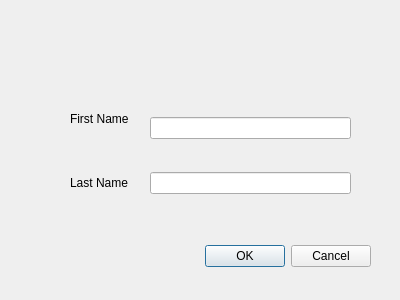
<?xml version="1.0" encoding="UTF-8"?>
<ui version="4.0">
 <class>addDbDialog</class>
 <widget class="QDialog" name="addDbDialog">
  <property name="geometry">
   <rect>
    <x>0</x>
    <y>0</y>
    <width>400</width>
    <height>300</height>
   </rect>
  </property>
  <property name="windowTitle">
   <string>Dialog</string>
  </property>
  <widget class="QDialogButtonBox" name="buttonBox">
   <property name="geometry">
    <rect>
     <x>30</x>
     <y>240</y>
     <width>341</width>
     <height>32</height>
    </rect>
   </property>
   <property name="orientation">
    <enum>Qt::Horizontal</enum>
   </property>
   <property name="standardButtons">
    <set>QDialogButtonBox::Cancel|QDialogButtonBox::Ok</set>
   </property>
  </widget>
  <widget class="QWidget" name="">
   <property name="geometry">
    <rect>
     <x>150</x>
     <y>90</y>
     <width>201</width>
     <height>131</height>
    </rect>
   </property>
   <layout class="QVBoxLayout" name="verticalLayout_2">
    <item>
     <widget class="QLineEdit" name="FNLineEdit"/>
    </item>
    <item>
     <widget class="QLineEdit" name="LNLineEdit"/>
    </item>
   </layout>
  </widget>
  <widget class="QWidget" name="">
   <property name="geometry">
    <rect>
     <x>70</x>
     <y>90</y>
     <width>68</width>
     <height>121</height>
    </rect>
   </property>
   <layout class="QVBoxLayout" name="verticalLayout">
    <item>
     <widget class="QLabel" name="FNLabel">
      <property name="text">
       <string>First Name</string>
      </property>
     </widget>
    </item>
    <item>
     <widget class="QLabel" name="LBLabel">
      <property name="text">
       <string>Last Name</string>
      </property>
     </widget>
    </item>
   </layout>
  </widget>
 </widget>
 <resources/>
 <connections>
  <connection>
   <sender>buttonBox</sender>
   <signal>accepted()</signal>
   <receiver>addDbDialog</receiver>
   <slot>accept()</slot>
   <hints>
    <hint type="sourcelabel">
     <x>248</x>
     <y>254</y>
    </hint>
    <hint type="destinationlabel">
     <x>157</x>
     <y>274</y>
    </hint>
   </hints>
  </connection>
  <connection>
   <sender>buttonBox</sender>
   <signal>rejected()</signal>
   <receiver>addDbDialog</receiver>
   <slot>reject()</slot>
   <hints>
    <hint type="sourcelabel">
     <x>316</x>
     <y>260</y>
    </hint>
    <hint type="destinationlabel">
     <x>286</x>
     <y>274</y>
    </hint>
   </hints>
  </connection>
 </connections>
</ui>
